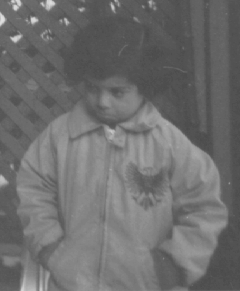
%> input picture Lab1/pout.tif, 240 x 291 px
$ octave lab1HIST.m   (GNU Octave 9; MATLAB toolbox functions it lacks are replaced by stand-ins)
%> lines starting %> are read from the running program, lines starting %| are printed output that depends on the picture
close all; clear all; clc;
format compact;

pout = imread('pout.tif');
%> pout is the input picture: size 291x240 uint8; min 74, max 224, mean 110.3
[poutRows, poutCols] = size(pout)
%> poutRows = 291; poutCols = 240
subplot(1,2,1)
imshow(pout);
[hval, pixval] = imhist(pout);
%> hval = 256 values, max 3628 at index 83, min 0 at index 1, mean 272.8; pixval = 256 values from 0 to 255
subplot(1,2,2)
bar(pixval, hval)
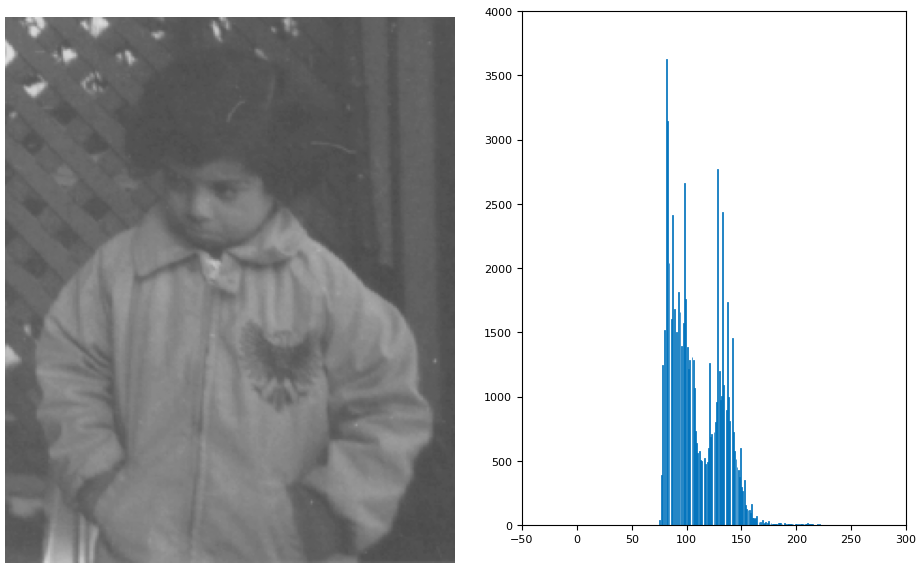
%> figure redrawn from the program's plot data, 2 panels
close all;

poutHisEq= histeq(pout);
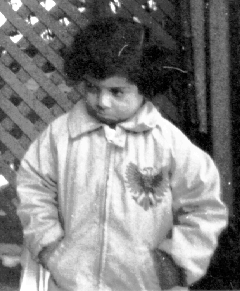
%> poutHisEq: size 291x240 uint8; min 0, max 255, mean 128.4

figure(1)
subplot(2,2,1);
imshow(pout);
subplot(2,2,2);
imshow(poutHisEq)'

subplot(2,2,3:4);
imhist(poutHisEq)
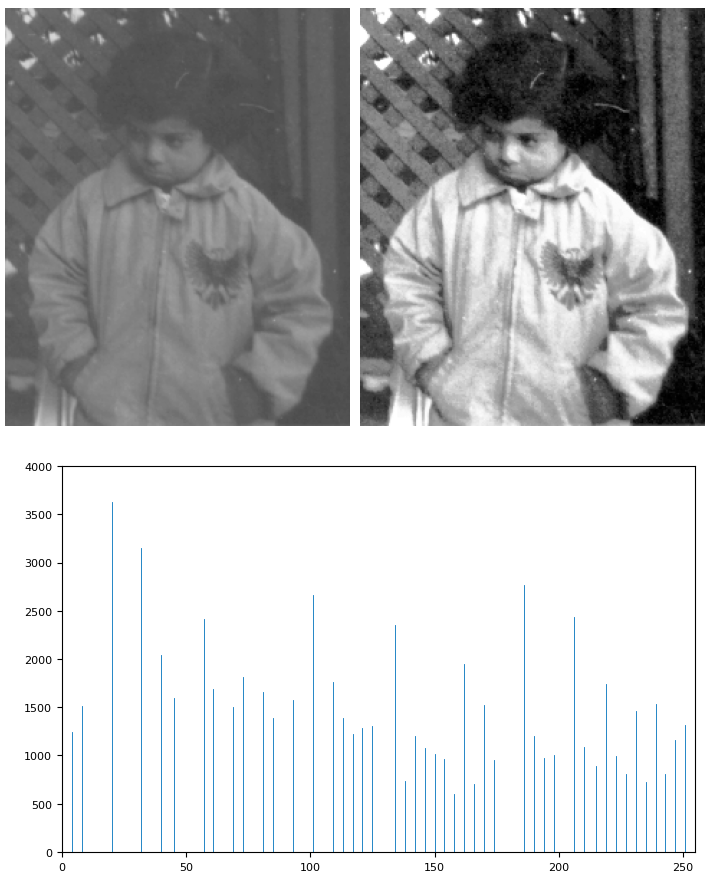
%> figure redrawn from the program's plot data, 3 panels

$ run again, with Lab1/peppers.tif copied over Lab1/pout.tif
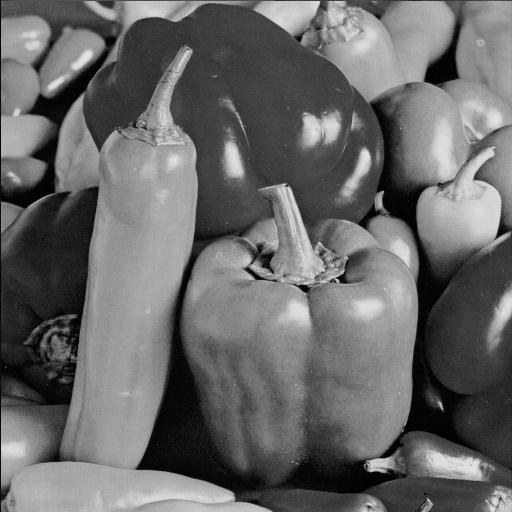
%> input picture Lab1/peppers.tif, 512 x 512 px
%> pout is the input picture: size 512x512 uint8; min 0, max 230, mean 104.2
%> hval = 256 values, max 3105 at index 66, min 0 at index 232, mean 1024; pixval = 256 values from 0 to 255
%> `bar(pixval, hval)`:
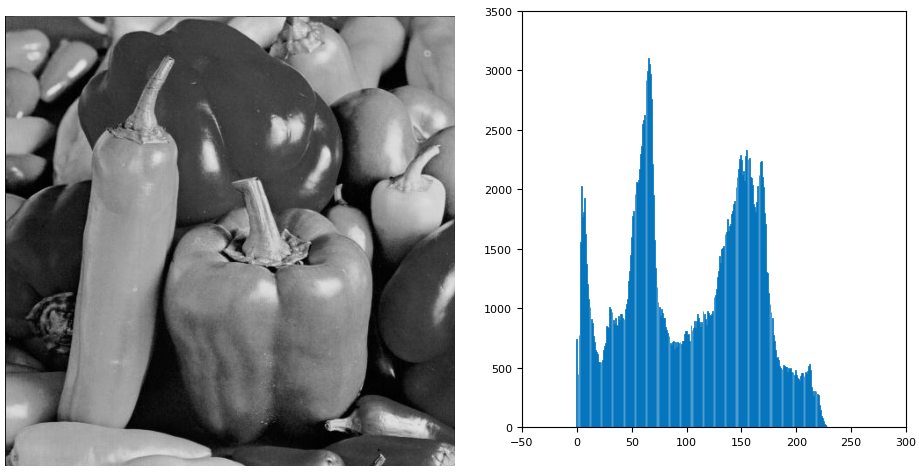
%> figure redrawn from the program's plot data, 2 panels
%> `imhist(poutHisEq)`:
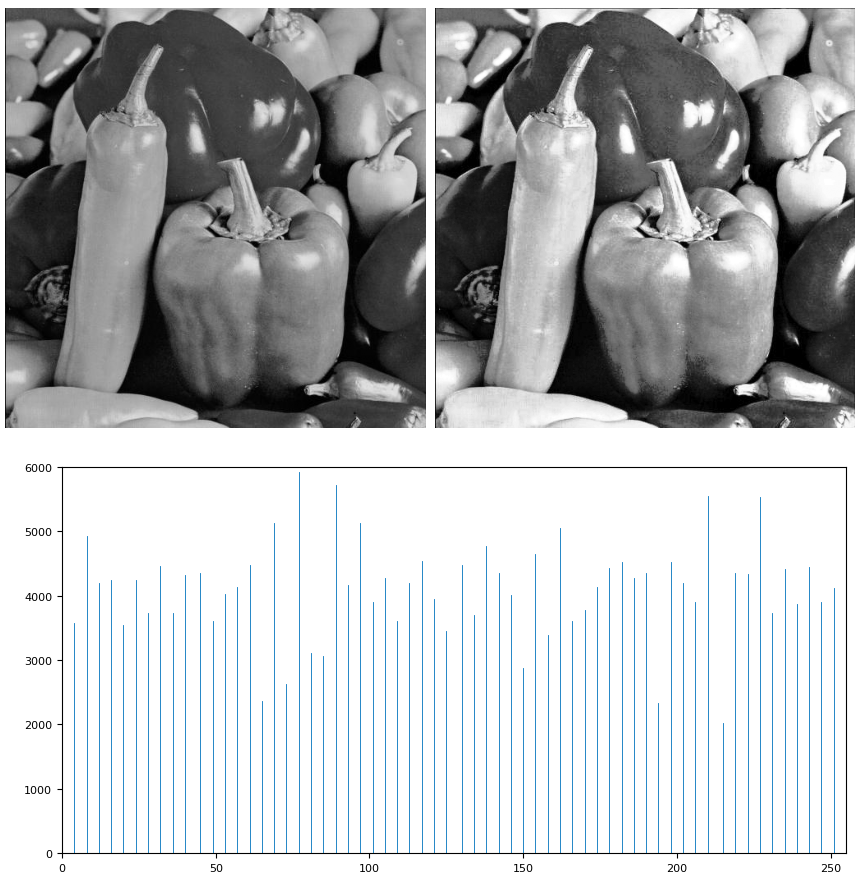
%> figure redrawn from the program's plot data, 3 panels

$ run again, with Lab1/baboon_color.tiff saved as Lab1/pout.tif
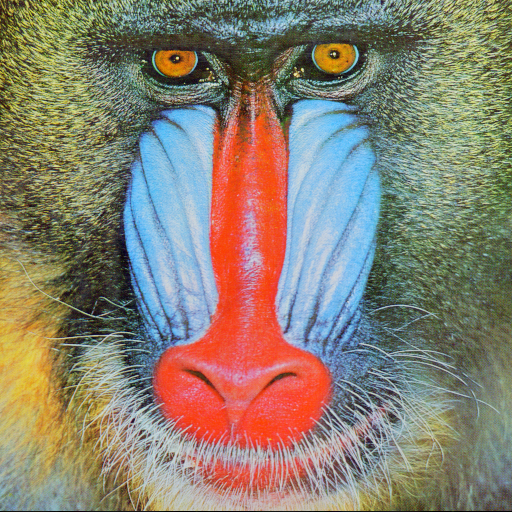
%> input picture Lab1/baboon_color.tiff, 512 x 512 px
%> pout is the input picture: size 512x512x3 uint8; mean R, G, B 137.4, 128.9, 113.1
%> hval = 256 values, max 5337 at index 89, min 31 at index 256, mean 3072; pixval = 256 values from 0 to 255
%> `poutHisEq= histeq(pout);`:
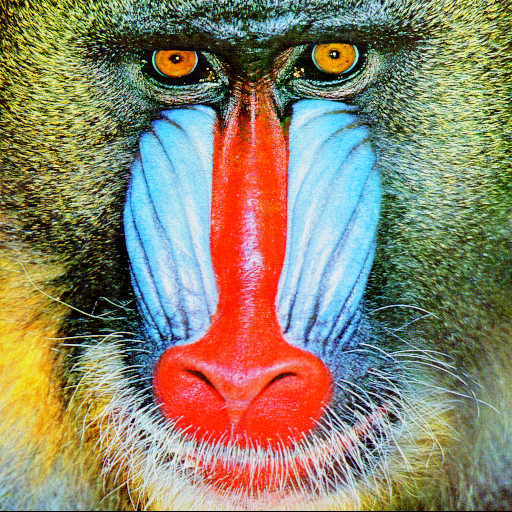
%> poutHisEq: size 512x512x3 uint8; mean R, G, B 140.1, 131.8, 106.6
%> `imhist(poutHisEq)`:
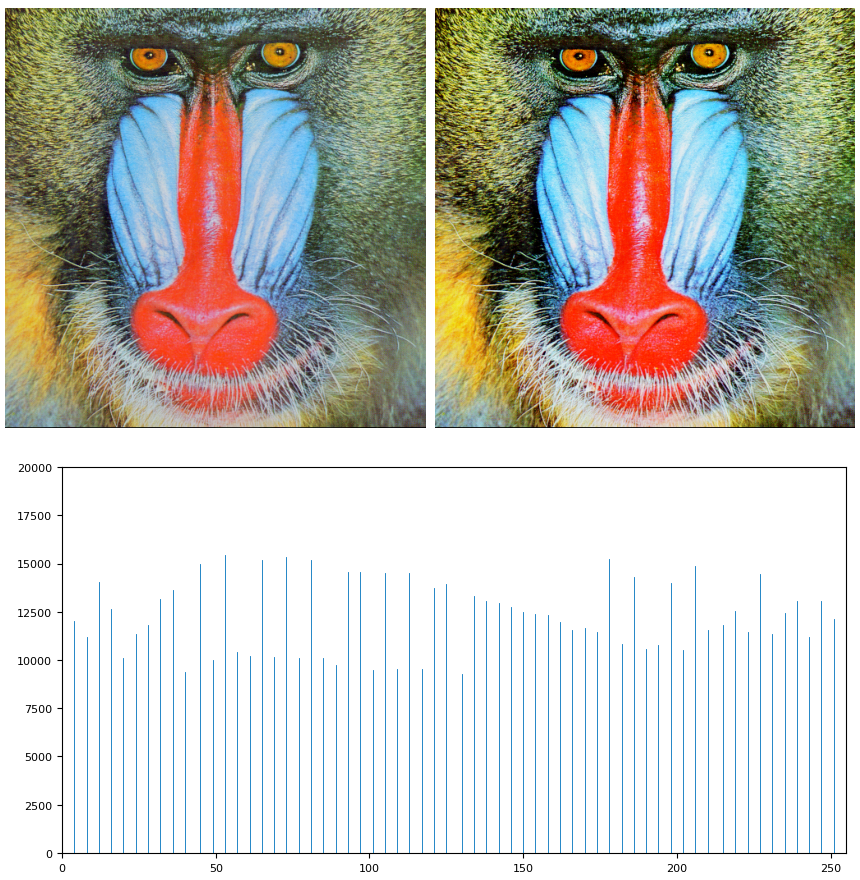
%> figure redrawn from the program's plot data, 3 panels
